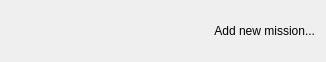
<?xml version="1.0" encoding="UTF-8"?>
<ui version="4.0">
 <class>addmissionwidget</class>
 <widget class="QWidget" name="addmissionwidget">
  <property name="geometry">
   <rect>
    <x>0</x>
    <y>0</y>
    <width>326</width>
    <height>62</height>
   </rect>
  </property>
  <property name="windowTitle">
   <string>Form</string>
  </property>
  <property name="styleSheet">
   <string notr="true"/>
  </property>
  <layout class="QHBoxLayout" name="horizontalLayout">
   <item>
    <widget class="QLabel" name="name">
     <property name="minimumSize">
      <size>
       <width>0</width>
       <height>40</height>
      </size>
     </property>
     <property name="text">
      <string>Add new mission...</string>
     </property>
     <property name="alignment">
      <set>Qt::AlignRight|Qt::AlignTrailing|Qt::AlignVCenter</set>
     </property>
    </widget>
   </item>
  </layout>
 </widget>
 <resources/>
 <connections/>
</ui>
